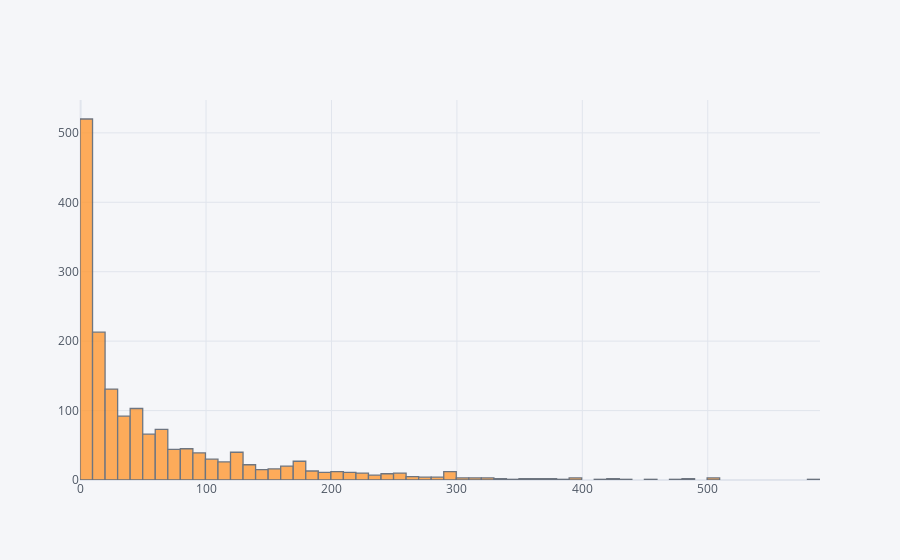

The notebook cell saved with this chart:
### Code cell
ratings['num of ratings'].iplot(kind='hist')

### Figure 1 — Plotly figure (JSON) as saved in the notebook; plotly's stock layout.template omitted (floating-point values rounded to 4 significant figures; data arrays with more than 128 entries replaced by an {"elided": "..."} marker saying what was removed)
{"data": [{"histfunc": "count", "histnorm": "", "marker": {"color": "rgba(255, 153, 51, 1.0)", "line": {"color": "#4D5663", "width": 1.3}}, "name": "num of ratings", "opacity": 0.8, "orientation": "v", "type": "histogram", "x": {"elided": "1664 int values"}}], "layout": {"barmode": "overlay", "legend": {"bgcolor": "#F5F6F9", "font": {"color": "#4D5663"}}, "paper_bgcolor": "#F5F6F9", "plot_bgcolor": "#F5F6F9", "title": {"font": {"color": "#4D5663"}}, "xaxis": {"gridcolor": "#E1E5ED", "showgrid": true, "tickfont": {"color": "#4D5663"}, "title": {"font": {"color": "#4D5663"}, "text": ""}, "zerolinecolor": "#E1E5ED"}, "yaxis": {"gridcolor": "#E1E5ED", "showgrid": true, "tickfont": {"color": "#4D5663"}, "title": {"font": {"color": "#4D5663"}, "text": ""}, "zerolinecolor": "#E1E5ED"}}}
